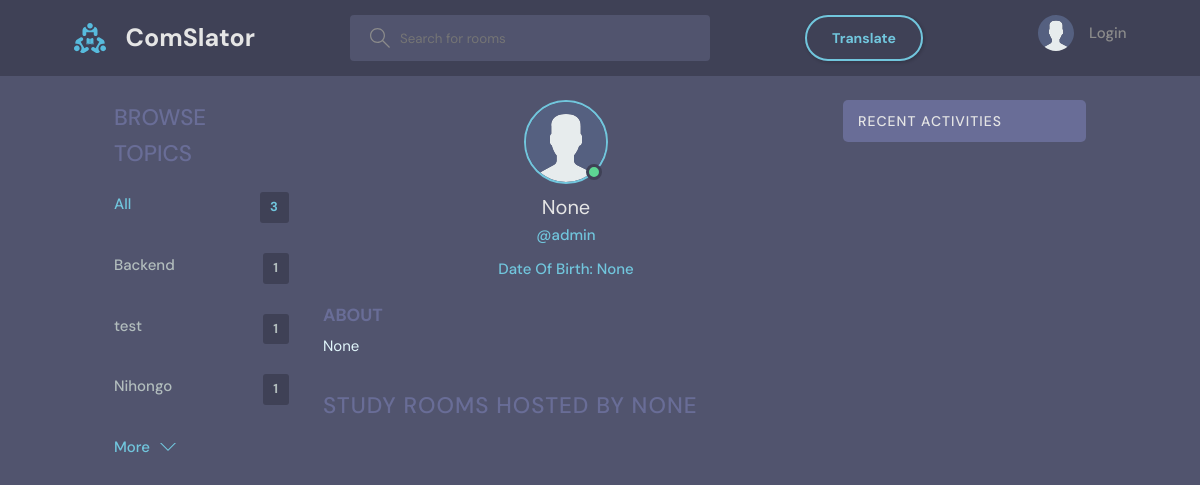
Before: /profile/6/ with the older database file.
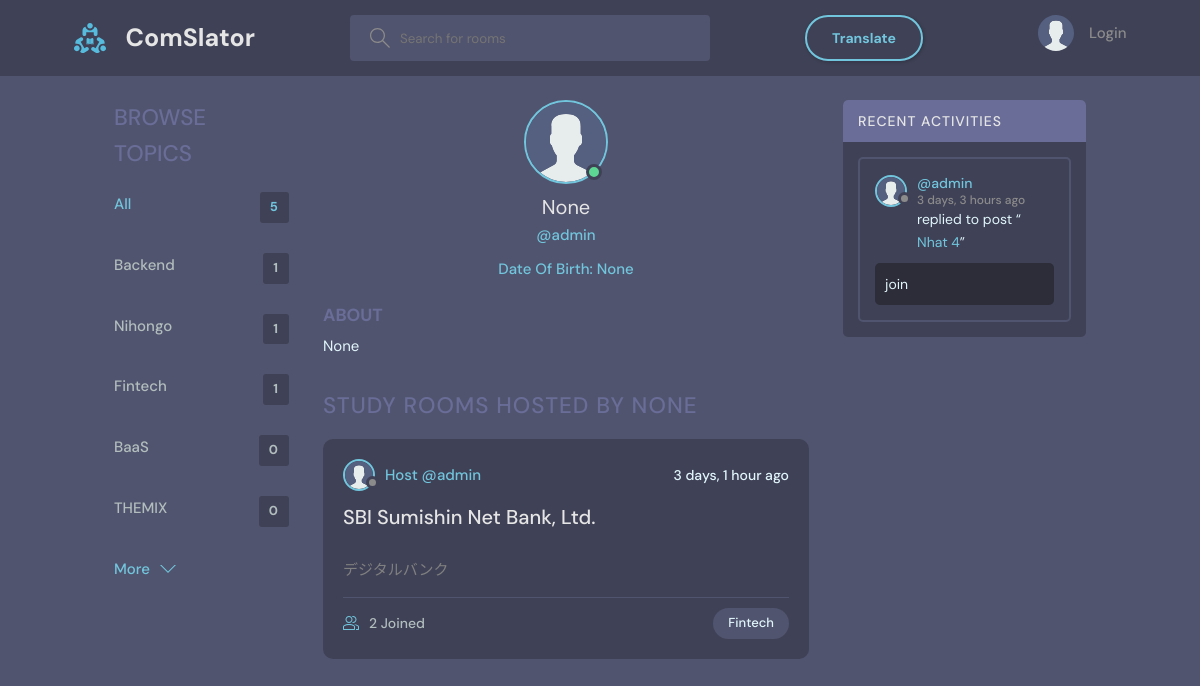
After: the same page with the newer database file.
### base/models.py (models this page shows, shortened)
class Topic(models.Model):
    name = models.CharField(max_length=200)

class User(AbstractBaseUser):
    STATUS = [
        ('online', 'online'),
        ('offline', 'offline'),
    ]
    name = models.CharField(max_length=200, null=True)
    username   = models.CharField(max_length=200, null=True)
    email      = models.EmailField(unique=True, null=True)
    password   = models.CharField(max_length=100)
    birth_date = models.DateField(null=True)
    status     = models.CharField(choices=STATUS, max_length=50, default='offline')
    is_superuser = models.BooleanField(default=False)
    bio = models.TextField(null=True)
    avatar = models.ImageField(null=True, default="avatar.svg")
    timezone = models.CharField(max_length=50, default='UTC')
    USERNAME_FIELD = 'email'
    REQUIRED_FIELDS = ['username', 'password']
    objects = UserManager()

class Room(models.Model):
    host = models.ForeignKey(User, on_delete=models.SET_NULL, null=True)
    topic = models.ForeignKey(Topic, on_delete=models.SET_NULL, null=True)
    name = models.CharField(max_length=200)
    description = models.TextField(null=True, blank=True)
    participants = models.ManyToManyField(User, related_name='participants', blank=True)
    call_room_id = models.CharField(max_length=100, unique=True, null=True, blank=True)
    updated = models.DateTimeField(auto_now=True)
    created = models.DateTimeField(auto_now_add=True)
    class Meta:
        ordering = ['-updated', '-created']
    def __str__(self):
        return self.name

class Message(models.Model):
    user = models.ForeignKey(User, on_delete=models.CASCADE)
    room = models.ForeignKey(Room, on_delete=models.CASCADE)
    body = models.TextField()
    image = models.ImageField(upload_to="", null=True, blank=True)
    translated_body = models.TextField(null=True, blank=True)
    updated = models.DateTimeField(auto_now=True)
    created = models.DateTimeField(auto_now_add=True)
    class Meta:
        ordering = ['-updated', '-created']

### base/views.py (the view)
# urls.py: path('profile/<str:pk>/', views.userProfile, name="user-profile"),
def userProfile(request, pk):
    user = User.objects.get(id=pk)
    rooms = user.room_set.all()
    room_messages = user.message_set.all()
    topics = Topic.objects.all()
    context = {'user': user, 'rooms': rooms,
               'room_messages': room_messages, 'topics': topics}
    return render(request, 'base/profile.html', context)

### base/templates/base/profile.html (shortened to what this page needs)
{% extends 'main.html' %}
{% block content %}
<main class="profile-page layout layout--3">
  <div class="container">
    {% include 'base/topics_component.html' %}
    <div class="roomList">
      <div class="profile">
        <div class="profile__avatar">
          <div class="avatar avatar--large active">
            <img src="{{user.avatar.url}}" />
          </div>
        </div>
        <div class="profile__info">
          <h3>{{user.name}}</h3>
          <p>@{{user.username}}</p>
          <p>Date Of Birth: {{user.birth_date}}</p>
        </div>
        <div class="profile__about">
          <h3>About</h3>
          <p>
            {{user.bio}}
          </p>
        </div>
      </div>
      <div class="roomList__header">
        <div>
          <h2>Study Rooms Hosted by {{user.name}}</a>
          </h2>
        </div>
      </div>
      {% include 'base/feed_component.html' %}
    </div>
    {% include 'base/activity_component.html' %}
  </div>
</main>
{% endblock content %}

### templates/main.html (shortened to what this page needs)
{% load static %}
<!DOCTYPE html>
<html lang="en">
  <head>
    <link rel="stylesheet" href="{% static 'styles/style.css' %}" />
    <link
      rel="stylesheet"
      type="text/css"
      media="screen"
      href="{% static 'styles/style1.css' %}"
    />
    <link
      rel="stylesheet"
      href="https://cdn.jsdelivr.net/npm/bootstrap-icons@1.5.0/font/bootstrap-icons.css"
    />
    <link
      rel="stylesheet"
      href="https://cdnjs.cloudflare.com/ajax/libs/font-awesome/6.0.0-beta3/css/all.min.css"
    />
  </head>
  <body>
    {% include 'navbar.html' %} {% block content %} {% endblock %}
  </body>
</html>

### templates/navbar.html (shortened to what this page needs)
{% load static %}
<header class="header header--loggedIn">
  <div class="container">
    <a href="{% url 'home' %}" class="header__logo">
      <img src="{% static 'images/logo.svg' %}" />
      <h1>ComSlator</h1>
    </a>
    <form class="header__search" method="GET" action="{% url 'home' %}">
      <label>
        <input name="q" placeholder="Search for rooms" />
      </label>
    </form>
    <a class="btn btn--pill" type="button" href="{% url 'translate_text' %}">
      Translate
    </a>
    <nav class="header__menu">
      {% if request.user.is_authenticated %}
      <div class="header__user">
        <a href="{% url 'user-profile' request.user.id %}">
          <div class="avatar avatar--medium active">
            <img src="{{request.user.avatar.url}}" />
          </div>
          <p>
            {{request.user.username}} <span>@{{request.user.username}}</span>
          </p>
        </a>
        <button class="dropdown-button">
          <svg
            version="1.1"
            xmlns="http://www.w3.org/2000/svg"
            width="32"
            height="32"
            viewBox="0 0 32 32"
          >
            <title>chevron-down</title>
            <path d="M16 21l-13-13h-3l16 16 16-16h-3l-13 13z"></path>
          </svg>
        </button>
      </div>
      {% else %}
      <a href="{% url 'login' %}">
        <img src="{% static 'images/avatar.svg' %}" />
        <p>Login</p>
      </a>
      {% endif %}
    </nav>
  </div>
</header>

### base/templates/base/topics_component.html
<div class="topics">
    <div class="topics__header">
        <h2>Browse Topics</h2>
    </div>
    <ul class="topics__list">
        <li>
            <a href="{% url 'home' %}" class="active">All <span>{{topics.count}}</span></a>
        </li>
        {% for topic in topics %}
        <li>
            <a href="{% url 'home' %}?q={{topic.name}}">{{topic.name}}<span>{{topic.room_set.all.count}}</span></a>
        </li>
        {% endfor %}
    </ul>
    <a class="btn btn--link" href="{% url 'topics' %}">
        More
        <svg version="1.1" xmlns="http://www.w3.org/2000/svg" width="32" height="32" viewBox="0 0 32 32">
            <title>chevron-down</title>
            <path d="M16 21l-13-13h-3l16 16 16-16h-3l-13 13z"></path>
        </svg>
    </a>
</div>

### base/templates/base/feed_component.html (shortened to what this page needs)
{% for room in rooms %}
<div class="roomListRoom">
  <div class="roomListRoom__header">
    <a
      href="{% url 'user-profile' room.host.id %}"
      class="roomListRoom__author"
    >
      <div class="avatar avatar--small">
        <img src="{{room.host.avatar.url}}" />
      </div>
      <span>Host @{{room.host.username}}</span>
    </a>
    <div class="roomListRoom__actions">
      <span>{{room.created|timesince}} ago</span>
    </div>
  </div>
  <div class="roomListRoom__content">
    <a href="{% url 'room' room.id %}">{{room.name}}</a>
  </div>
  <div class="roomListRoom__description">
    <a>{{room.description}}</a>
  </div>
  <div class="roomListRoom__meta">
    <a href="{% url 'room' room.id %}" class="roomListRoom__joined">
      {{room.participants.all.count}} Joined
    </a>
    <p class="roomListRoom__topic">{{room.topic.name}}</p>
  </div>
</div>
{% endfor %}

### base/templates/base/activity_component.html (shortened to what this page needs)
<div class="activities">
    <div class="activities__header">
        <h2>Recent Activities</h2>
    </div>
    {% for message in room_messages %}
    <div class="activities__box">
        <div class="activities__boxHeader roomListRoom__header">
            <a href="{% url 'user-profile' message.user.id %}" class="roomListRoom__author">
                <div class="avatar avatar--small">
                    <img src="{{message.user.avatar.url}}" />
                </div>
                <p>
                    @{{message.user.username}}
                    <span>{{message.created|timesince}} ago</span>
                </p>
            </a>
        </div>
        <div class="activities__boxContent">
            <p>replied to post “<a href="{% url 'room' message.room.id %}">{{message.room}}</a>”</p>
            <div class="activities__boxRoomContent">{{message.body}}</div>
        </div>
    </div>
    {% endfor %}
</div>

### static/styles/style1.css (style rules this page uses)
body { margin: 0; padding: 0; background-color: #51546e; color: #e1f6fb; font-family: "DM Sans", -apple-system, BlinkMacSystemFont, "Segoe UI", Roboto, Oxygen, Ubuntu, Cantarell, "Open Sans", "Helvetica Neue", sans-serif; }
main { width: 1400px; margin: 0 auto; height: 75vh; }
@media screen and (max-width: 1400px) { main { width: 90%; margin: 0 auto; } }

Changed rows visible on the page:
removed Topic: name "test", room_set.all.count "1"
added Topic: name "Fintech", room_set.all.count "1"
added Topic: name "BaaS", room_set.all.count "0"
added Topic: name "THEMIX", room_set.all.count "0"
added Room: host.avatar (placeholder picture), host.username "admin", created "3 days, 1 hour", name "SBI Sumishin Net Bank, Ltd.", description "デジタルバンク", participants.all.count "2", topic.name "Fintech"
added Message: user.avatar (placeholder picture), user.username "admin", created "3 days, 3 hours", room "Nhat 4", body "join"
Other visible differences:
{{ topics.count }}: "3" → "5"
